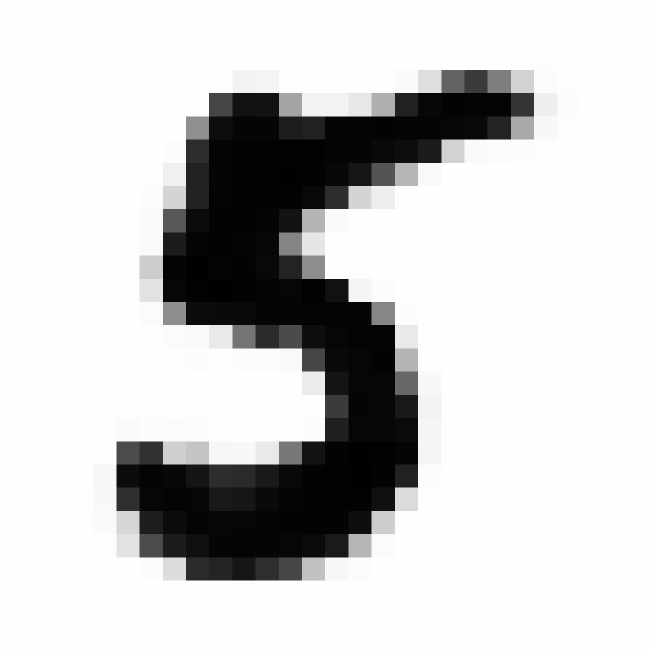
#> input picture LeNet/mnist_output_0.png, 1300 x 1300 px (shown at 1/2 size)
$ python q1_a.py   (Python 2 division)
#> lines starting #> are read from the running program, lines starting #| are printed output that depends on the picture
# coding: utf-8

# In[77]:


import numpy as np

def show(image):
    """
    Render a given numpy.uint8 2D array of pixel data.
    """
    from matplotlib import pyplot
    import matplotlib as mpl
    fig = pyplot.figure()
    ax = fig.add_subplot(1,1,1)
    imgplot = ax.imshow(image, cmap=mpl.cm.Greys)
    imgplot.set_interpolation('nearest')
    ax.xaxis.set_ticks_position('top')
    ax.yaxis.set_ticks_position('left')
    pyplot.show()


def activate(x):
    if x<0:
        return 0
    else:
        return x

f = np.vectorize(activate)


def normalize(w):
    w = (255.0*(w - w.min()))/(1.0* (w.max()-w.min()))
    w = w.astype('int')
    return w
def convolve(image, cfilter, base):
    cfilter_x, cfilter_y, cfilter_z = cfilter.shape
    im_x, im_y, im_z = image.shape
    #print cfilter.shape, image.shape
    r1 = []
    dot_sum = 0
    for i in range(im_x - cfilter_x + 1):
        r2 = []
        for j in range(im_y - cfilter_y + 1):
            im = image[i:i+cfilter_x,j:j+cfilter_y,:]
            dot_sum = np.dot(im.flatten(), cfilter.flatten()) + base
            r2.append(dot_sum)
        r1.append(r2)
    w = np.array(r1)
    w = (255.0*(w - w.min()))/(1.0* (w.max()-w.min()))
    w = w.astype('int')
    #print w
    ans = w.reshape(w.shape[0],w.shape[1],1)
    return ans

def convolutional_layer(image, filters):
    output = []
    im_x = image.shape[0]
    im_y = image.shape[1]
    im_z = image.shape[2]
    for cfilter in filters:
        cfilter_x, cfilter_y, cfilter_z = cfilter.shape
        #print image.shape, cfilter.shape
        conv = convolve(image, cfilter, 0)
        p1 = im_x - cfilter_x + 1
        p2 = im_y - cfilter_y + 1
        p3 = im_z - cfilter_z + 1
        #output.append(f(conv[:p1, :p2, :p3]))
        #print conv
        output.append(f(conv))
    return output


import cv2
im = cv2.imread("mnist_output_0.png")
#> im is the input picture: shape (1300, 1300, 3); min 1, max 254, mean 201.8
r = 32
dim = (32, 32)
# perform the actual resizing of the image and show it
resized = cv2.resize(im, dim, interpolation = cv2.INTER_AREA)
resized.shape
im = resized


def get_filters(x,y,z,n):
#> called with x = 5, y = 5, z = 3, n = 6
    output = []
    for i in range(n):
        r=np.random.rand(x,y,z)*2-1
        output.append(np.around(r).astype('int'))
    return output


filters = get_filters(5,5,im.shape[2],6)


t = convolutional_layer(im,filters)
#> after the loop in convolutional_layer, `for cfilter in filters:`:
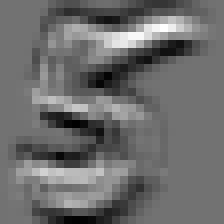
#> conv: shape (28, 28, 1) int64 (shown 8 times larger); min 0, max 255, mean 108.2
#> after the loop in convolutional_layer, `for cfilter in filters:`: output = 6 items
#> t = 6 items


#convolutional layer 1 output
for r in t:
    print show(r.reshape(r.shape[0],r.shape[0]))
#> this loop made 6 passes
#| None
#| None
#| None
#| None
#| None
#| None


def calculate(array):
    return np.amax(array)

def subsampling(imset, layer_dim, stride):
#> called with layer_dim = (2, 2), stride = 2
    output = []
    l, h = layer_dim
    for r in imset:
        x = r.reshape(r.shape[0],r.shape[0])
        out = []
        for i in xrange(0,x.shape[0]-l+1,stride):
            row = []
            for j in xrange(0,x.shape[1]-h+1,stride):
                row.append(calculate(x[i:i+l, j:j+h]))
            out.append(row)
        output.append(np.asarray(out))
#> after the loop, output = 6 items
    return np.asarray(output), np.dstack(output)

list_out2, out2 = subsampling(t,(2,2),2)
#subsampling layer 1 output
for r in list_out2:
    print show(r)

filters = get_filters(5,5,out2.shape[2],16)
#> filters = 16 items
t2 = convolutional_layer(out2,filters)
#> the loop in convolutional_layer (call 2), `for cfilter in filters:` made 16 passes
#> t2 = 16 items
#convolutional layer 2 output
for r in t2:
    print show(r.reshape(r.shape[0],r.shape[0]))
#> this loop made 16 passes
#| None
#| None
#| None
#| None
#| None
#| None
#| None
#| None
#> (further printed lines are left out)
#> pass 1, in show (call 13), `pyplot.show()`:
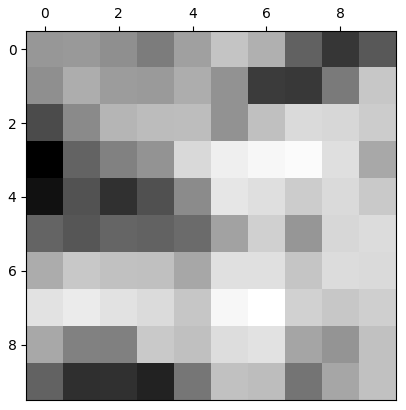
#> figure drawn by matplotlib, 1 panel
#> pass 2, in show (call 14), `pyplot.show()`:
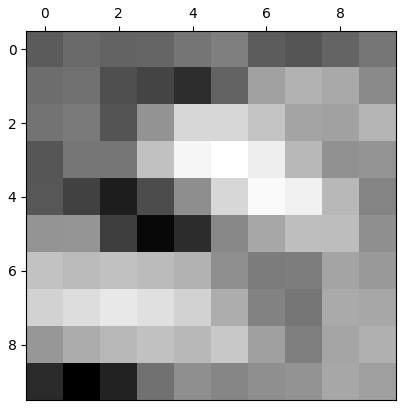
#> figure drawn by matplotlib, 1 panel


# In[94]:


# subsampling 2
list_out3, out3 = subsampling(t2,(2,2),2)
#> the loop in subsampling (call 2), `for r in imset:` made 16 passes


# In[95]:


for r in list_out3:
    print show(r)
#> this loop made 16 passes
#| None
#| None
#| None
#| None
#| None
#| None
#| None
#| None
#> (further printed lines are left out)
#> pass 1, in show (call 29), `pyplot.show()`:
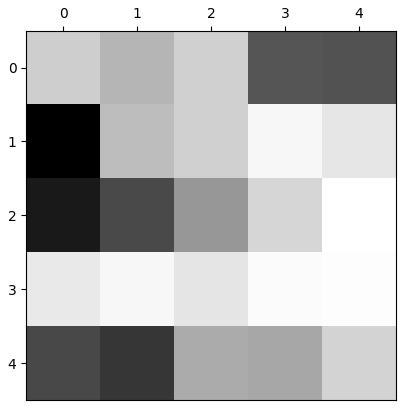
#> figure drawn by matplotlib, 1 panel
#> pass 2, in show (call 30), `pyplot.show()`:
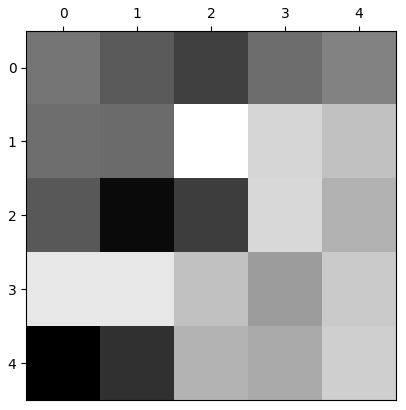
#> figure drawn by matplotlib, 1 panel


# In[96]:


def relu(x):
    return np.maximum(0,x)

def softmax(x):
    x = normalize(x)
    """Compute softmax values for each sets of scores in x."""
    return np.exp(x) / np.sum(np.exp(x), axis=0)


# In[97]:


#fully connected 1
flat_mat = out3.flatten()
#> flat_mat = 400 values, max 255 at index 20, min 28 at index 231, mean 161.9
w = np.asmatrix(np.random.rand(120,flat_mat.shape[0]+1))
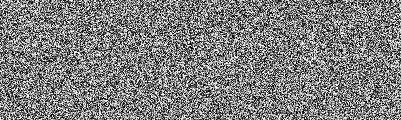
#> w: shape (120, 401) float64; min 7.24e-05, max 1, mean 0.498
x = np.asmatrix(np.append(flat_mat,1))
valf = relu(np.asarray(np.matmul(w,x.T)))
#> valf = 120 values, max 34533 at index 45, min 29431.5 at index 61, mean 32233.7


# In[98]:


#fully connected 2
flat_mat = valf.flatten()
#> flat_mat has the same summary as valf
w = np.asmatrix(np.random.rand(84,flat_mat.shape[0]+1))
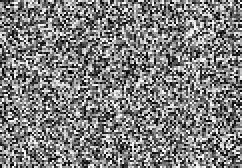
#> w: shape (84, 121) float64 (shown 2 times larger); min 9.09e-05, max 1, mean 0.498
x = np.asmatrix(np.append(flat_mat,1))
valf2 = relu(np.asarray(np.matmul(w,x.T)))
#> valf2 = 84 values, max 2125214 at index 53, min 1713473 at index 38, mean 1924983.6


# In[99]:


#fully connected 3
flat_mat = valf2.flatten()
#> flat_mat has the same summary as valf2
w = np.asmatrix(np.random.rand(10,flat_mat.shape[0]+1))
x = np.asmatrix(np.append(flat_mat,1))
valf3 = softmax(np.asarray(np.matmul(w,x.T)))
#> in normalize, `w = (255.0*(w - w.min()))/(1.0* (w.max()-w.min()))`: w = [245.6, 109.6, 9.17, 171.2, 12.09, 87.9, 0, 237.7, 228.2, 255]
#> in normalize, `w = w.astype('int')`: w = [245, 109, 9, 171, 12, 87, 0, 237, 228, 255]
#> valf3 = [4.54e-05, 3.92e-64, 1.46e-107, 3.31e-37, 2.93e-106, 1.09e-73, 1.8e-111, 1.52e-08, 1.88e-12, 1]
print(valf3)
#| [[4.53978680e-005]
#|  [3.91729176e-064]
#|  [1.45726230e-107]
#|  [3.30555050e-037]
#|  [2.92698957e-106]
#|  [1.09271604e-073]
#|  [1.79840455e-111]
#|  [1.52292881e-008]
#|  [1.87944346e-012]
#|  [9.99954587e-001]]
